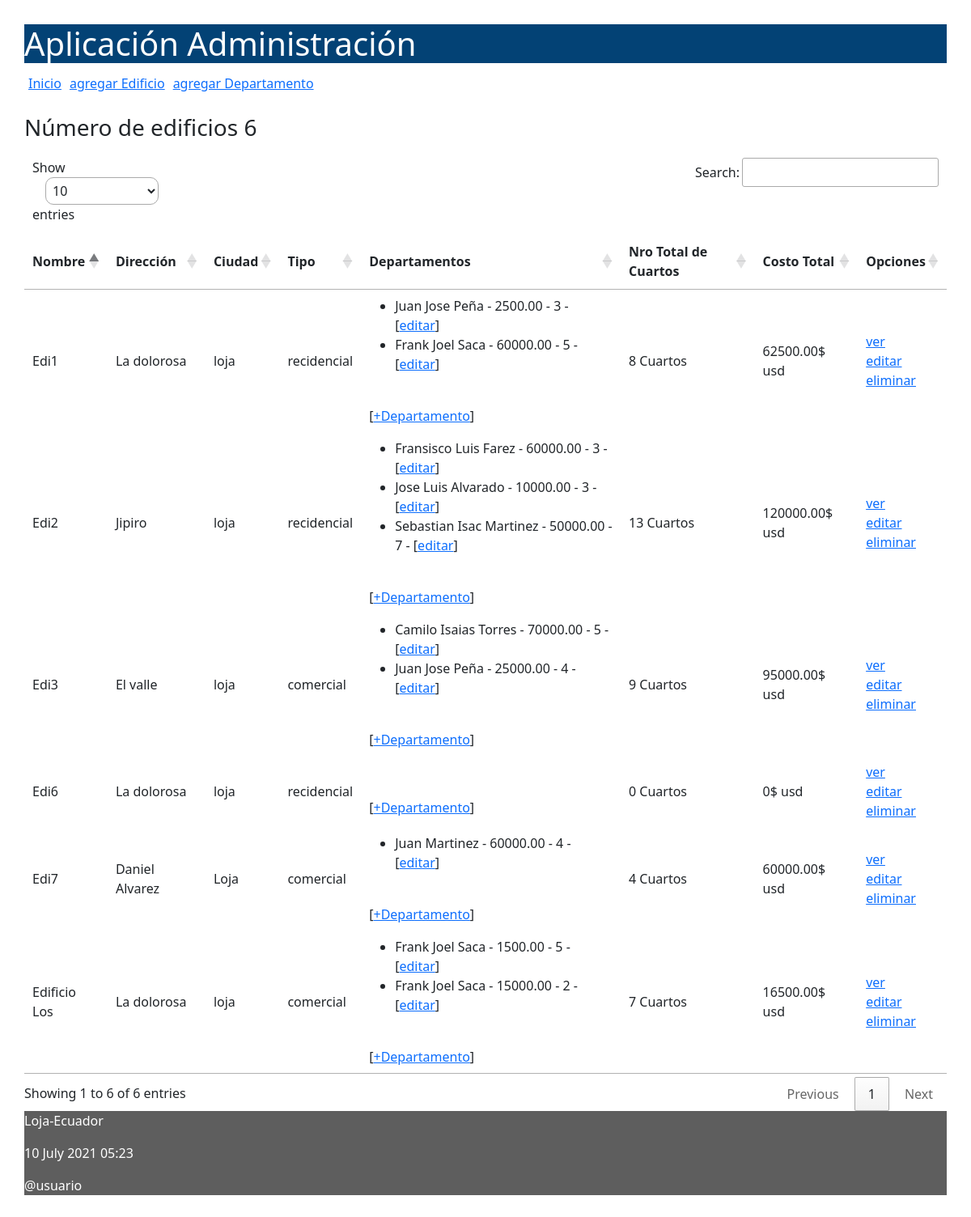
The page / on the database its author committed.
### administrativo/models.py (models this page shows, shortened)
class Edificio(models.Model):
    class Meta:
        verbose_name_plural = "Edificios"
    opciones_tipo = (
        ('recidencial', 'Edificio Recidencial'),
        ('comercial', 'Edificio Comercial'),
    )
    nombre = models.CharField(max_length=50)
    direccion = models.CharField(max_length=150)
    ciudad = models.CharField(max_length=30)
    tipo = models.CharField(max_length=50, choices=opciones_tipo)
    def obtenerNroCuartos(self):
        valor = [d.numeroCuartos for d in self.departamentos.all()]
        valor = sum(valor)
        return valor
    def obtenerCostoTotal(self):
        valor = [d.costoDepartamento for d in self.departamentos.all()]
        valor = sum(valor)
        return valor

class Departamento(models.Model):
    class Meta:
        verbose_name_plural = "Departamentos"
    nombrePropietario = models.CharField(max_length=100)
    costoDepartamento = models.DecimalField(max_digits=10000, decimal_places=2)
    numeroCuartos = models.IntegerField()
    edificio = models.ForeignKey(Edificio, on_delete=models.CASCADE, related_name="departamentos")

### administrativo/views.py (the view)
# urls.py: path('', views.index, name='index'),
def index(request):
    edificio = Edificio.objects.all()
    informacion_template = {'edificios': edificio, 'numero_edificios': len(edificio)}
    return render(request, 'index.html', informacion_template)

### administrativo/templates/index.html (shortened to what this page needs)
{% extends "master.html" %}
{% block content %}
<h3>Número de edificios {{ numero_edificios }}</h3>
<table id="tabla_datos">
  <thead>
    <tr>
      <th>Nombre</th>
      <th>Dirección</th>
      <th>Ciudad</th>
      <th>Tipo</th>
      <th>Departamentos</th>
      <th>Nro Total de Cuartos</th>
      <th>Costo Total</th>
      <th>Opciones</th>
    </tr>
  </thead>
  {% for e in edificios %}
  <tr>
    <td> {{e.nombre}}</td>
    <td> {{e.direccion}}</td>
    <td> {{e.ciudad}}</td>
    <td> {{e.tipo}}</td>
    <td>
      <ul>
        {% for d in e.departamentos.all %}
          <li>
            <span>{{d.nombrePropietario}} - {{d.costoDepartamento}} - {{d.numeroCuartos}} - [<a href="{% url 'editarDepartamento' d.id %}">editar</a>] </span>
          </li>
        {% endfor %}
      </ul>
      <br>[<a href="{% url 'agregarDepartamentoEdificio' e.id %}">+Departamento</a>]
      <td>{{ e.obtenerNroCuartos }} Cuartos</td>
      <td>{{ e.obtenerCostoTotal }}$ usd</td>
    </td>
    <td> <a href="{% url 'verEdificio' e.id %}">ver</a> <br>
      <a href="{% url 'editarEdificio' e.id %}">editar</a> <br>
      <a href="{% url 'eliminarEdificio' e.id %}"
      onclick="return confirm('¿Está seguro de la eliminación?')" >
      eliminar</a>
    </td>
  </tr>
  {% endfor %}
</table>
{% endblock %}

### administrativo/templates/master.html (shortened to what this page needs)
<!DOCTYPE html>
<html>
  <head>
    {% load static %}
    <link rel="stylesheet" type="text/css" href="{% static 'css/estilos.css' %}">
    <link href="https://cdn.jsdelivr.net/npm/bootstrap@5.0.2/dist/css/bootstrap.min.css" rel="stylesheet">
    <link rel="stylesheet" type="text/css" href="https://cdn.datatables.net/1.10.25/css/jquery.dataTables.min.css">
  </head>
  <body>
  <header>
    <h1>Aplicación Administración </h1>
    <nav class="top_menu">
      <ul>
        <li><a href="{% url 'index' %}">Inicio</a></li>
        <li><a href="{% url 'crearEdificio' %}">agregar Edificio</a></li>
        <li><a href="{% url 'crearDepartamento' %}">agregar Departamento</a></li>
      </ul>
    </nav>
  </header>
  <section>
      {% block content %}{% endblock %}
  </section>
  {% include 'footer.html' %}
  </body>
</html>

### administrativo/templates/footer.html
<footer>
      <p>Loja-Ecuador</p>
      <p>{% now "j F Y H:i" %}</p>
      <p>@usuario</p>
</footer>

### administrativo/static/css/estilos.css (style rules this page uses)
body { background: #FEFEFD; padding: 30px; }
header { background: #034275; color: #FFF; }
section { width: 100%; }
th, td { padding: 15px; border-bottom: 1px solid black; }
.top_menu ul { list-style:none; float:left; padding: 5px; width:95%; }
.top_menu ul li { float:left; margin-right:10px; margin-bottom:5px; text: #FFF; }
footer { background: #5E5E5E; color: #FFF; }

### rows shown on the page
Edificio: nombre "Edi1", direccion "La dolorosa", ciudad "loja", tipo "recidencial", obtenerNroCuartos "8", obtenerCostoTotal "62500.00"
Departamento: nombrePropietario "Juan Jose Peña", costoDepartamento "2500.00", numeroCuartos "3"
Departamento: nombrePropietario "Frank Joel Saca", costoDepartamento "60000.00", numeroCuartos "5"
Edificio: nombre "Edificio Los", direccion "La dolorosa", ciudad "loja", tipo "comercial", obtenerNroCuartos "7", obtenerCostoTotal "16500.00"
Departamento: nombrePropietario "Frank Joel Saca", costoDepartamento "1500.00", numeroCuartos "5"
Departamento: nombrePropietario "Frank Joel Saca", costoDepartamento "15000.00", numeroCuartos "2"
Edificio: nombre "Edi2", direccion "Jipiro", ciudad "loja", tipo "recidencial", obtenerNroCuartos "13", obtenerCostoTotal "120000.00"
Departamento: nombrePropietario "Fransisco Luis Farez", costoDepartamento "60000.00", numeroCuartos "3"
Departamento: nombrePropietario "Jose Luis Alvarado", costoDepartamento "10000.00", numeroCuartos "3"
Departamento: nombrePropietario "Sebastian Isac Martinez", costoDepartamento "50000.00", numeroCuartos "7"
Edificio: nombre "Edi3", direccion "El valle", ciudad "loja", tipo "comercial", obtenerNroCuartos "9", obtenerCostoTotal "95000.00"
Departamento: nombrePropietario "Camilo Isaias Torres", costoDepartamento "70000.00", numeroCuartos "5"
Departamento: nombrePropietario "Juan Jose Peña", costoDepartamento "25000.00", numeroCuartos "4"
Edificio: nombre "Edi6", direccion "La dolorosa", ciudad "loja", tipo "recidencial", obtenerNroCuartos "0", obtenerCostoTotal "0"
Edificio: nombre "Edi7", direccion "Daniel Alvarez", ciudad "Loja", tipo "comercial", obtenerNroCuartos "4", obtenerCostoTotal "60000.00"
Departamento: nombrePropietario "Juan Martinez", costoDepartamento "60000.00", numeroCuartos "4"

### other values the page prints
{{ numero_edificios }} "6"
